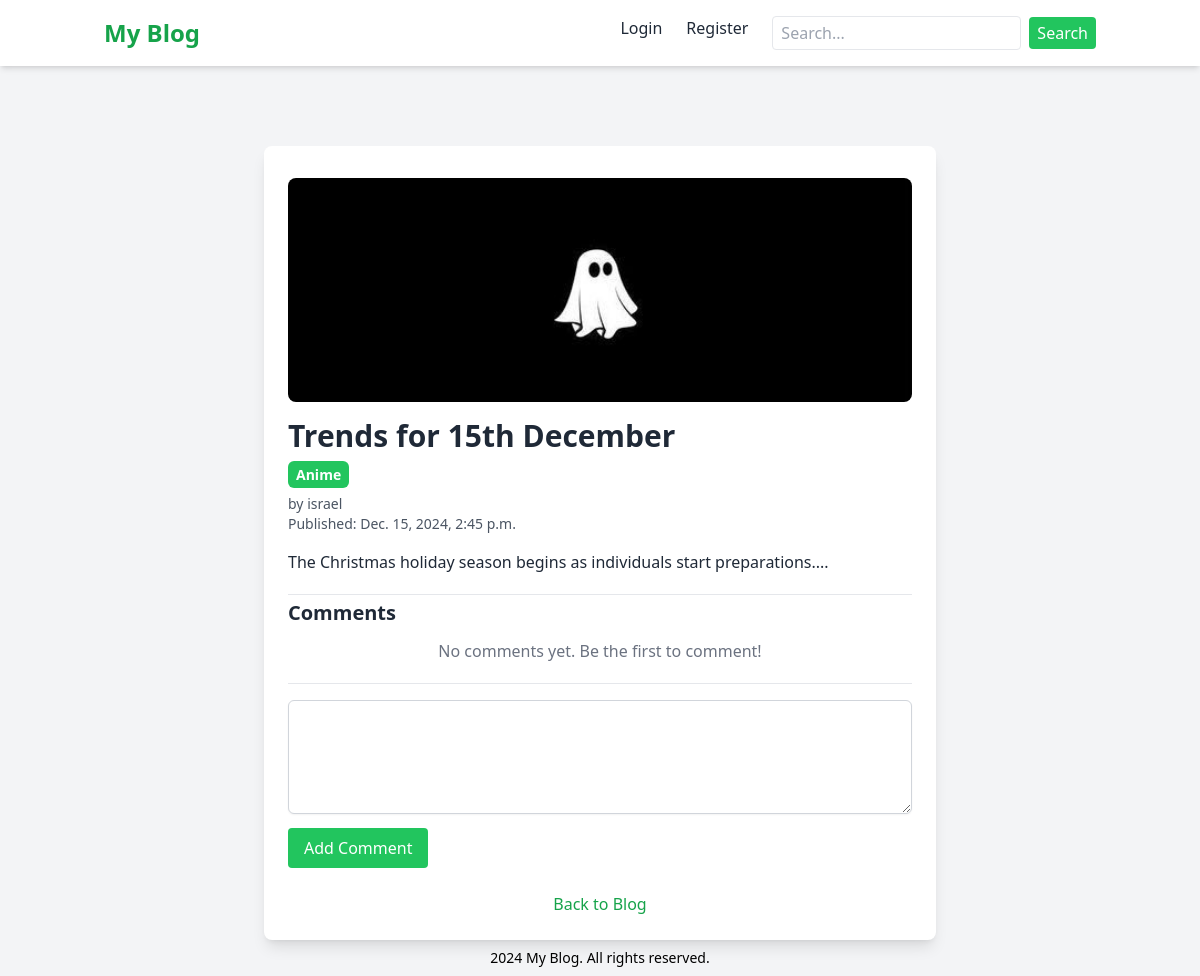
Page /myblog/post_detail/15/ on the earlier database version.
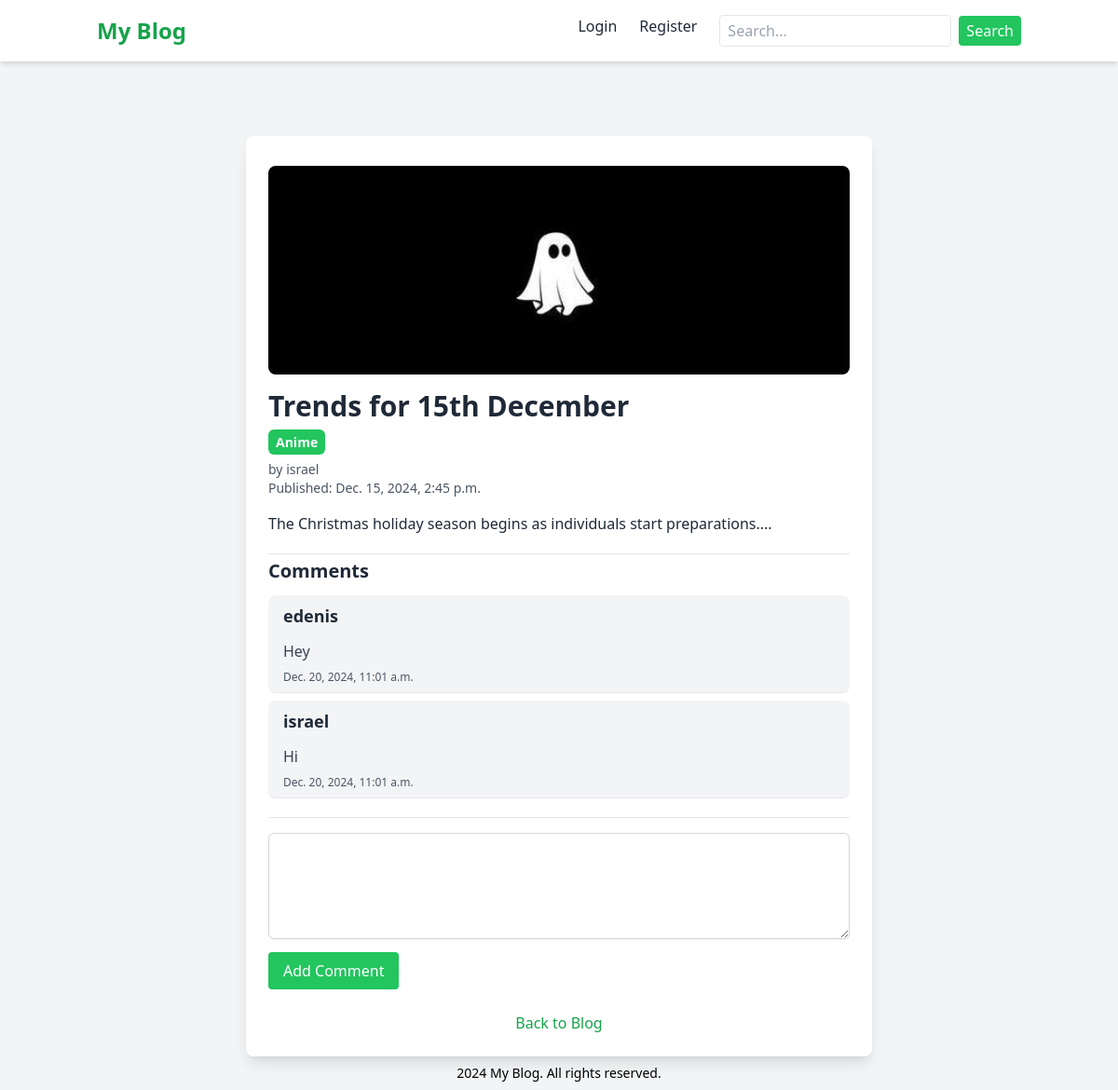
Same page on the later database version.
### myblog/models.py (models this page shows, shortened)
class Comment(models.Model):
    post = models.ForeignKey(Post, on_delete=models.CASCADE, related_name='comments')
    author = models.ForeignKey(User, on_delete=models.CASCADE)
    content = models.TextField()
    created_at = models.DateTimeField(auto_now_add=True)

### myblog/views.py (the view)
# urls.py: path('post_detail/<int:post_id>/', views.post_detail_view, name='post_detail'),
def post_detail_view(request, post_id):
    post = get_object_or_404(Post.objects.prefetch_related('comments'), id=post_id, is_published=True)
    if request.method == "POST":
        form = CommentForm(request.POST)
        if form.is_valid():
            comment = form.save(commit=False)
            comment.post =  post
            comment.author = request.user
            comment.save()
            messages.success(request, "Comment added successfully!")
            return redirect('post_detail', post_id=post_id)
        else:
            messages.error(request, "Comment cannot be empty")
    else:
        form = CommentForm()
    context = {
        'post': post,
        'comments': post.comments.all().order_by('-created_at'),
        'form': form,
    }
    return render(request, 'blogs/post_detail.html', context)

### myblog/forms.py
class CommentForm(forms.ModelForm):
    class Meta:
        model = Comment
        fields = ['content']
        widgets = {
            'content': forms.Textarea(
                attrs={
                    'class': 'w-full border shadow-sm p-2 border-gray-300 rounded-md',
                    'rows': 4
                }
            )
        }

### myblog/models.py (called while the page is built)
    def __str__(self):
        return self.name

### myblog/templates/blogs/post_detail.html (shortened to what this page needs)
{% extends "blogs/base.html" %} {% block title %}{{ post.title }}{% endblock title %} {% block contents %}
<article class="max-w-2xl mx-auto p-6 bg-white shadow-lg rounded-lg mt-20">
    {% if post.image %}
    <img src="{{ post.image.url }}" alt="{{ post.title }}" class="w-full h-56 object-cover mb-4 rounded-lg" />
    {% endif %}
    <h1 class="text-3xl font-bold text-gray-800 mb-2">{{ post.title }}</h1>
    <a href="#" class="inline bg-green-500 rounded-md text-white text-sm font-bold px-2 py-1 hover:bg-green-600">
        {{ post.category }}
    </a>
    <p class="text-gray-600 text-sm mt-2">by {{ post.author }}</p>
    <p class="text-gray-600 mb-4 text-sm">Published: {{ post.created_at }}</p>
    <div class="prose prose-lg text-gray-800">{{ post.content|safe }}</div>
    <hr class="mt-5 mb-1" />
    <section>
        <h2 class="text-xl text-gray-800 mb-3 font-bold">Comments</h2>
        {% if comments %} {% for comment in comments %}
        <div class="border-b border-gray-200 bg-gray-100 px-4 py-2 mb-2 max-w-100 rounded-lg">
            <div>
                <div class="flex justify-between items-center mb-2">
                    <p class="text-gray-800 font-bold text-lg mb-1">
                        {{ comment.author }}
                    </p>
                </div>
                <p class="text-gray-700">{{ comment.content }}</p>
            </div>
            <p class="text-gray-600 text-xs mt-2">{{ comment.created_at }}</p>
        </div>
        {% endfor %} {% else %}
        <p class="text-center text-gray-500 mb-2">
            No comments yet. Be the first to comment!
        </p>
        {% endif %}
    </section>
    <hr class="mt-5 mb-4" />
    <section>
        <form method="post" class="mt-4">
            <div class="mb-2">
                {{ form.content }}
            </div>
            <button type="submit" class="px-4 py-2 bg-green-500 hover:bg-green-600 rounded text-white">
                Add Comment
            </button>
        </form>
    </section>
    <div class="text-center mt-6">
        <a href="{% url 'home' %}" class="text-green-600 hover:underline">Back to Blog</a>
    </div>
</article>
{% endblock contents %}

Differences in the rows shown:
added Comment: author "edenis", content "Hey", created_at "Dec. 20, 2024, 11:01 a.m."
added Comment: author "israel", content "Hi", created_at "Dec. 20, 2024, 11:01 a.m."
Other differences:
text no longer shown: "No comments yet. Be the first to comment!"
